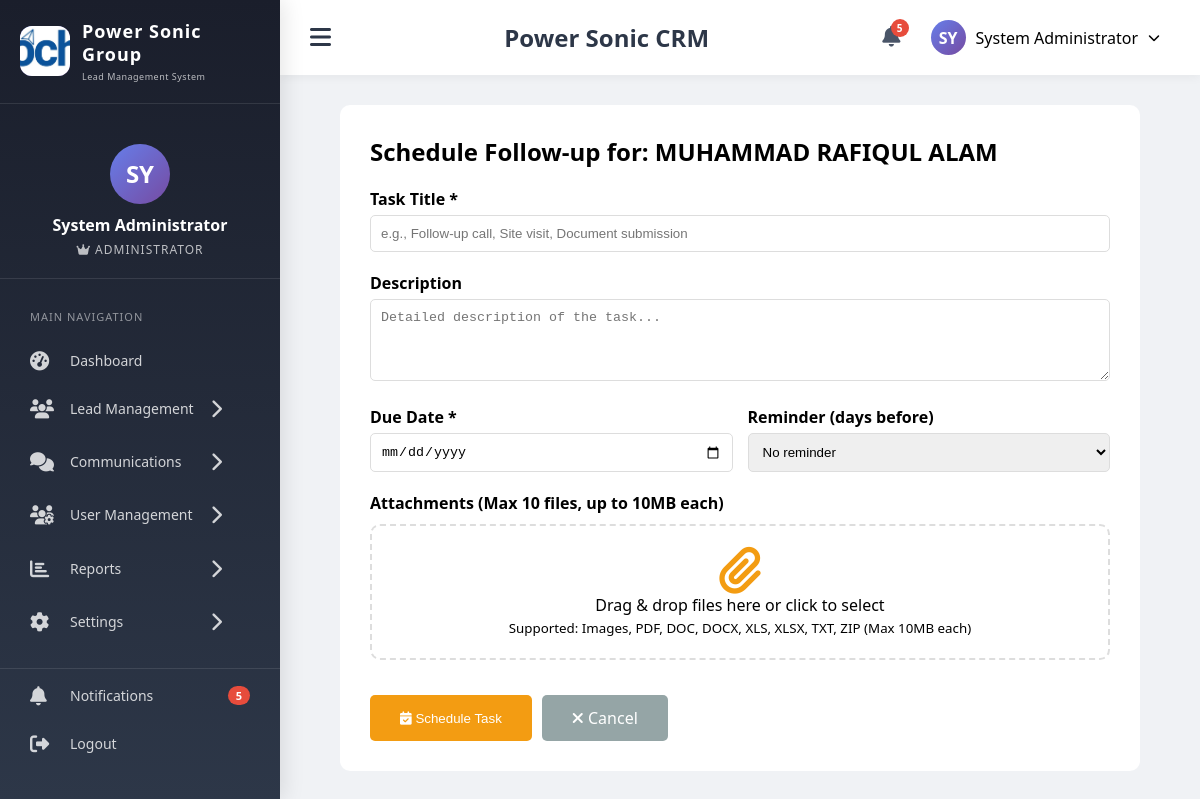
Screenshot of /schedule_task.php?lead_id=2 (signed in) with the database file from the repository.
### tables this page shows
CREATE TABLE `company_settings` (
  `id` int(11) NOT NULL,
  `company_name` varchar(200) NOT NULL DEFAULT 'Power Sonic',
  `company_logo` varchar(500) DEFAULT NULL,
  `company_favicon` varchar(500) DEFAULT NULL,
  `company_email` varchar(100) DEFAULT NULL,
  `company_phone` varchar(50) DEFAULT NULL,
  `company_mobile` varchar(50) DEFAULT NULL,
  `company_address` text DEFAULT NULL,
  `company_city` varchar(100) DEFAULT NULL,
  `company_state` varchar(100) DEFAULT NULL,
  `company_country` varchar(100) DEFAULT 'Bangladesh',
  `company_postal_code` varchar(20) DEFAULT NULL,
  `company_website` varchar(200) DEFAULT NULL,
  `company_business_hours` text DEFAULT NULL,
  `company_social_facebook` varchar(255) DEFAULT NULL,
  `company_social_linkedin` varchar(255) DEFAULT NULL,
  `company_social_twitter` varchar(255) DEFAULT NULL,
  `company_social_instagram` varchar(255) DEFAULT NULL,
  `company_registration_no` varchar(100) DEFAULT NULL,
  `company_tax_id` varchar(100) DEFAULT NULL,
  `company_bin_no` varchar(100) DEFAULT NULL,
  `bank_name` varchar(200) DEFAULT NULL,
  `bank_account_name` varchar(200) DEFAULT NULL,
  `bank_account_number` varchar(100) DEFAULT NULL,
  `bank_routing_number` varchar(50) DEFAULT NULL,
  `footer_text` varchar(500) DEFAULT NULL,
  `invoice_prefix` varchar(20) DEFAULT 'INV',
  `currency_symbol` varchar(10) DEFAULT 'BDT',
  `date_format` varchar(20) DEFAULT 'Y-m-d',
  `timezone` varchar(50) DEFAULT 'Asia/Dhaka',
  `created_at` timestamp NOT NULL DEFAULT current_timestamp(),
  `updated_at` timestamp NOT NULL DEFAULT current_timestamp() ON UPDATE current_timestamp()
);

CREATE TABLE `leads` (
  `id` int(11) NOT NULL,
  `lead_unique_id` varchar(20) NOT NULL,
  `user_custom_id` varchar(50) DEFAULT NULL,
  `name` varchar(100) NOT NULL,
  `email` varchar(100) DEFAULT NULL,
  `phone` varchar(20) NOT NULL,
  `area` varchar(100) NOT NULL,
  `address` text DEFAULT NULL,
  `country` varchar(50) DEFAULT 'Bangladesh',
  `district` varchar(100) DEFAULT NULL,
  `police_station` varchar(100) DEFAULT NULL,
  `post_office` varchar(100) DEFAULT NULL,
  `google_map_link` text DEFAULT NULL,
  `latitude` varchar(50) DEFAULT NULL,
  `longitude` varchar(50) DEFAULT NULL,
  `priority` enum('High','Medium','Low') DEFAULT 'Medium',
  `lead_stage` varchar(50) DEFAULT 'Lead',
  `expected_amount` decimal(10,2) DEFAULT 0.00,
  `currency` varchar(3) DEFAULT 'BDT',
  `probability` int(11) DEFAULT 0,
  `next_followup_date` date DEFAULT NULL,
  `last_contact_date` date DEFAULT NULL,
  `won_date` date DEFAULT NULL,
  `lost_reason` text DEFAULT NULL,
  `status` enum('New','Contacted','Negotiation','Converted','Lost') DEFAULT 'New',
  `created_by` int(11) DEFAULT NULL,
  `created_at` timestamp NOT NULL DEFAULT current_timestamp(),
  `updated_at` timestamp NOT NULL DEFAULT current_timestamp() ON UPDATE current_timestamp()
);

### config.php (called while the page is built, shortened)
<?php
function isAdmin() {
    return isset($_SESSION['role']) && $_SESSION['role'] === 'admin';
}
?>

### schedule_task.php (the view, shortened to what this page needs)
<?php
require_once 'config.php';
require_once 'includes/header.php';
$lead_id = $_GET['lead_id'] ?? 0;
$lead = $pdo->prepare("SELECT * FROM leads WHERE id = ?");
$lead->execute([$lead_id]);
$lead = $lead->fetch();
?>
<div style="max-width: 800px; margin: 0 auto; background: white; border-radius: 10px; padding: 30px;">
    <h2 style="margin-bottom: 20px;">Schedule Follow-up for: <?php echo htmlspecialchars($lead['name']); ?></h2>
    <form method="POST" enctype="multipart/form-data" id="taskForm">
        <div style="margin-bottom: 20px;">
            <label style="display: block; margin-bottom: 5px; font-weight: 600;">Task Title *</label>
            <input type="text" name="title" required placeholder="e.g., Follow-up call, Site visit, Document submission" style="width: 100%; padding: 10px; border: 1px solid #ddd; border-radius: 5px;">
        </div>
        <div style="margin-bottom: 20px;">
            <label style="display: block; margin-bottom: 5px; font-weight: 600;">Description</label>
            <textarea name="description" rows="4" placeholder="Detailed description of the task..." style="width: 100%; padding: 10px; border: 1px solid #ddd; border-radius: 5px;"></textarea>
        </div>
        <div class="form-row">
            <div>
                <label style="display: block; margin-bottom: 5px; font-weight: 600;">Due Date *</label>
                <input type="date" name="due_date" required style="width: 100%; padding: 10px; border: 1px solid #ddd; border-radius: 5px;">
            </div>
            <div>
                <label style="display: block; margin-bottom: 5px; font-weight: 600;">Reminder (days before)</label>
                <select name="reminder_days" style="width: 100%; padding: 10px; border: 1px solid #ddd; border-radius: 5px;">
                    <option value="0">No reminder</option>
                </select>
            </div>
        </div>
        <div style="margin-bottom: 20px;">
            <label style="display: block; margin-bottom: 5px; font-weight: 600;">Attachments (Max 10 files, up to 10MB each)</label>
            <div class="attachment-area" id="dropZone">
                <i class="fas fa-paperclip" style="font-size: 48px; color: #f39c12;"></i>
                <p>Drag & drop files here or click to select</p>
                <small>Supported: Images, PDF, DOC, DOCX, XLS, XLSX, TXT, ZIP (Max 10MB each)</small>
            </div>
        </div>
        <div style="display: flex; gap: 10px; margin-top: 20px;">
            <button type="submit" style="background: #f39c12; color: white; padding: 12px 30px; border: none; border-radius: 5px; cursor: pointer;">
                <i class="fas fa-calendar-check"></i> Schedule Task
            </button>
            <a href="view_lead.php?id=<?php echo $lead_id; ?>" style="background: #95a5a6; color: white; padding: 12px 30px; text-decoration: none; border-radius: 5px;">
                <i class="fas fa-times"></i> Cancel
            </a>
        </div>
    </form>
</div>
<?php
require_once 'includes/footer.php';
?>

### includes/header.php (shortened to what this page needs)
<?php
$stmt = $pdo->query("SELECT company_name, company_logo, company_favicon FROM company_settings LIMIT 1");
$company_settings = $stmt->fetch();
$notif_count = 0;
if (isLoggedIn() && isset($pdo)) {
    $stmt = $pdo->prepare("SELECT COUNT(*) FROM notifications WHERE user_id = ? AND is_read = 0");
    $stmt->execute([$_SESSION['user_id']]);
    $notif_count = $stmt->fetchColumn();
}
$current_page = basename($_SERVER['PHP_SELF']);
?>
<!DOCTYPE html>
<html lang="en">
<head>
    <link rel="stylesheet" href="https://cdnjs.cloudflare.com/ajax/libs/font-awesome/6.4.0/css/all.min.css">
</head>
<body>
    <div class="crm-wrapper">
        <div class="sidebar" id="sidebar">
            <div class="sidebar-header">
                <div class="logo-container">
                    <?php if(!empty($company_settings['company_logo']) && file_exists($company_settings['company_logo'])): ?>
                        <div class="logo-img">
                            <img src="<?php echo $company_settings['company_logo']; ?>" alt="Company Logo">
                        </div>
                    <?php else: ?>
                        <div class="logo-icon">
                            <i class="fas fa-bolt"></i>
                        </div>
                    <?php endif; ?>
                    <div class="logo-text">
                        <h3><?php echo htmlspecialchars($company_settings['company_name']); ?></h3>
                        <div class="company-tagline">Lead Management System</div>
                    </div>
                </div>
            </div>
            <div class="user-profile">
                <div class="avatar">
                    <?php echo strtoupper(substr($_SESSION['full_name'] ?? 'U', 0, 2)); ?>
                </div>
                <div class="user-name"><?php echo $_SESSION['full_name'] ?? 'User'; ?></div>
                <div class="user-role">
                    <i class="fas <?php echo isAdmin() ? 'fa-crown' : 'fa-user-check'; ?>"></i>
                    <?php
                    $role_display = isAdmin() ? 'Administrator' : (isFieldAgent() ? 'Field Agent' : 'User');
                    echo $role_display;
                    ?>
                </div>
            </div>
            <div class="menu-section">
                <div class="menu-section-title">MAIN NAVIGATION</div>
                <a href="<?php echo isAdmin() ? 'dashboard.php' : 'agent_dashboard.php'; ?>" class="menu-item <?php echo ($current_page == 'dashboard.php' || $current_page == 'agent_dashboard.php') ? 'active' : ''; ?>">
                    <i class="fas fa-tachometer-alt"></i>
                    <span class="menu-text">Dashboard</span>
                </a>
                <div class="menu-item has-submenu" onclick="toggleSubmenu(this)">
                    <i class="fas fa-users"></i>
                    <span class="menu-text">Lead Management</span>
                    <i class="fas fa-chevron-right toggle-icon"></i>
                </div>
                <div class="menu-item has-submenu" onclick="toggleSubmenu(this)">
                    <i class="fas fa-comments"></i>
                    <span class="menu-text">Communications</span>
                    <i class="fas fa-chevron-right toggle-icon"></i>
                </div>
                <?php if(isAdmin()): ?>
                <div class="menu-item has-submenu" onclick="toggleSubmenu(this)">
                    <i class="fas fa-users-cog"></i>
                    <span class="menu-text">User Management</span>
                    <i class="fas fa-chevron-right toggle-icon"></i>
                </div>
                <?php endif; ?>
                <?php if(isAdmin()): ?>
                <div class="menu-item has-submenu" onclick="toggleSubmenu(this)">
                    <i class="fas fa-chart-bar"></i>
                    <span class="menu-text">Reports</span>
                    <i class="fas fa-chevron-right toggle-icon"></i>
                </div>
                <?php endif; ?>
                <div class="menu-item has-submenu" onclick="toggleSubmenu(this)">
                    <i class="fas fa-cog"></i>
                    <span class="menu-text">Settings</span>
                    <i class="fas fa-chevron-right toggle-icon"></i>
                </div>
            </div>
            <div class="menu-section" style="margin-top: auto; border-top: 1px solid rgba(255,255,255,0.1);">
                <a href="notifications.php" class="menu-item <?php echo $current_page == 'notifications.php' ? 'active' : ''; ?>">
                    <i class="fas fa-bell"></i>
                    <span class="menu-text">Notifications</span>
                    <?php if($notif_count > 0): ?>
                    <span class="menu-badge"><?php echo $notif_count; ?></span>
                    <?php endif; ?>
                </a>
                <a href="logout.php" class="menu-item">
                    <i class="fas fa-sign-out-alt"></i>
                    <span class="menu-text">Logout</span>
                </a>
            </div>
        </div>
        <div class="main-content" id="mainContent">
            <div class="top-nav">
                <button class="toggle-sidebar" onclick="toggleSidebar()">
                    <i class="fas fa-bars"></i>
                </button>
                <div class="page-title">
                    <?php
                    $page_titles = [
                        'dashboard.php' => 'Admin Dashboard',
                        'agent_dashboard.php' => 'Field Agent Dashboard',
                        'add_lead.php' => 'Add New Lead',
                        'view_leads.php' => 'Lead Management',
                        'view_lead.php' => 'Lead Details',
                        'edit_lead.php' => 'Edit Lead',
                        'agent_reports.php' => 'Performance Reports',
                        'notifications.php' => 'Notifications',
                        'profile.php' => 'My Profile',
                        'change_password.php' => 'Change Password',
                        'manage_users.php' => 'User Management',
                        'add_user.php' => 'Add New User',
                        'user_activity.php' => 'User Activity Log'
                    ];
                    echo $page_titles[$current_page] ?? 'Power Sonic CRM';
                    ?>
                </div>
                <div class="top-nav-right">
                    <div class="notification-icon" onclick="window.location.href='notifications.php'">
                        <i class="fas fa-bell"></i>
                        <?php if($notif_count > 0): ?>
                        <span class="notification-badge"><?php echo $notif_count; ?></span>
                        <?php endif; ?>
                    </div>
                    <div class="user-menu" onclick="window.location.href='profile.php'">
                        <div class="user-avatar-small">
                            <?php echo strtoupper(substr($_SESSION['full_name'] ?? 'U', 0, 2)); ?>
                        </div>
                        <span><?php echo $_SESSION['full_name'] ?? 'User'; ?></span>
                        <i class="fas fa-chevron-down" style="font-size: 12px;"></i>
                    </div>
                </div>
            </div>
            <div class="content-area">

### rows the page displays
company_settings: company_logo (picture), company_name "Power Sonic Group"
leads: name "MUHAMMAD RAFIQUL ALAM"

### other values shown
substr($_SESSION['full_name'] ?? 'U', 0, 2) "SY"
$_SESSION['full_name'] "System Administrator"
$role_display "ADMINISTRATOR"
$notif_count "5"
$page_titles[$current_page] "Power Sonic CRM"
